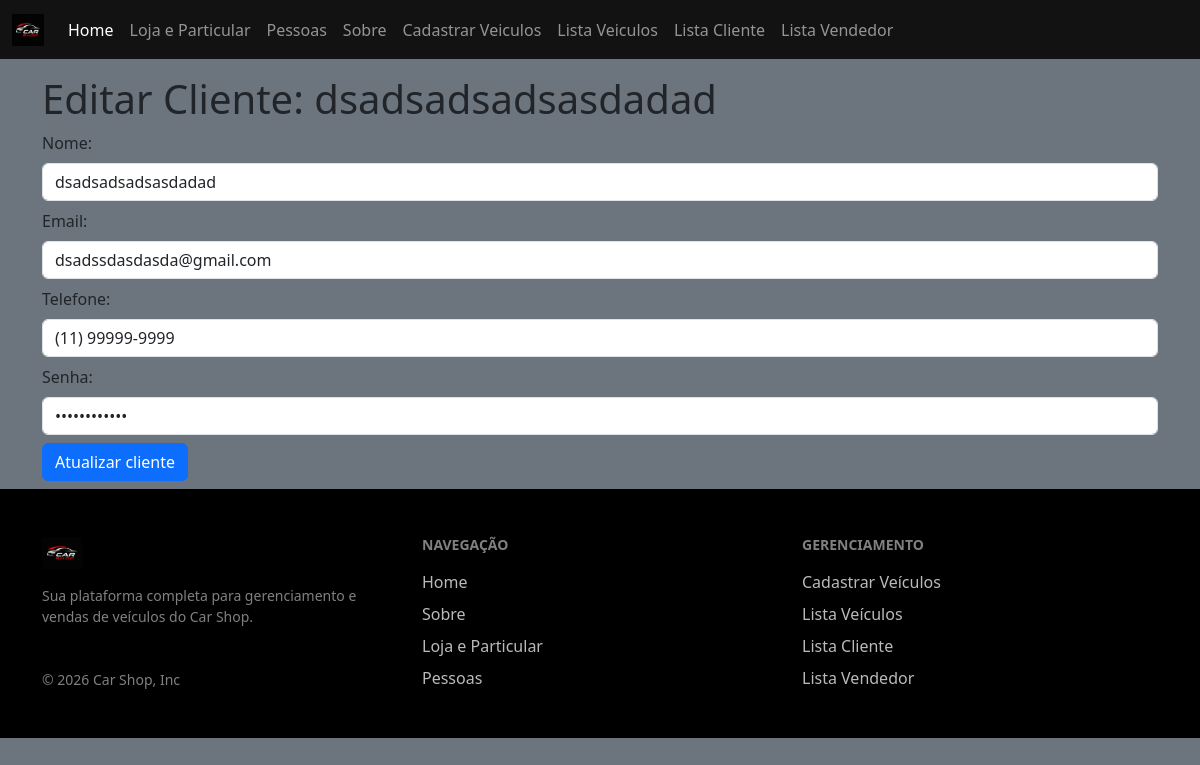
The page /cliente-editar.php?id_cliente=1 on the database its author committed.
### tables this page shows
CREATE TABLE `tb_cliente` (
  `id_cliente` int(11) NOT NULL AUTO_INCREMENT,
  `nome` varchar(120) NOT NULL,
  `cpf` varchar(14) NOT NULL,
  `email` varchar(100) NOT NULL,
  `telefone` varchar(20) NOT NULL,
  `senha` varchar(225) NOT NULL,
  `foto` varchar(1000) NOT NULL,
  PRIMARY KEY (`id_cliente`)
);

### cliente-editar.php (the view, shortened to what this page needs)
<?php
$id_cliente = $_GET['id_cliente'];
include "inc-conexao.php";
$sql = "select * from tb_cliente where id_cliente = {$id_cliente} ";
$resultado = mysqli_query($conexao, $sql);
$nome = $cpf = $email = $telefone = $senha = "";
while($linha = mysqli_fetch_assoc($resultado)){
    $nome = $linha['nome'];
    $email = $linha['email'];
    $telefone = $linha['telefone'];
    $senha = $linha['senha'];
}
include "include/inc-cabecalho.php";
?>
<body class="bg-secondary">
    <?php include "inc-menu.php"; ?>
    <main class="container pt-3 mb-2">
        <h1>Editar Cliente: <?= $nome?></h1>
        <form method="post" action="cliente-salvar-atualizacao.php?id_cliente=<?= $id_cliente ?>">
            <div class="mb-2">
                <label class="form-label">Nome:</label>
                <input type="text" name="nome" class="form-control" value="<?= $nome ?>">
            </div>
            <div class="mb-2">
                <label class="form-label">Email:</label>
                <input type="email" name="email" class="form-control" value="<?= $email ?>">
            </div>
            <div class="mb-2">
                <label class="form-label">Telefone:</label>
                <input type="text" name="telefone" class="form-control" value="<?= $telefone ?>">
            </div>
            <div class="mb-2">
                <label class="form-label">Senha:</label>
                <input type="password" name="senha" class="form-control" value="<?= $senha ?>">
            </div>
            <button type="submit" class="btn btn-primary">Atualizar cliente</button>
        </form>
    </main>
<?php
include "include/inc-footer.php";
?>
</body>

### rows shown on the page
tb_cliente: nome "dsadsadsadsasdadad", email "dsadssdasdasda@gmail.com", telefone "(11) 99999-9999"
